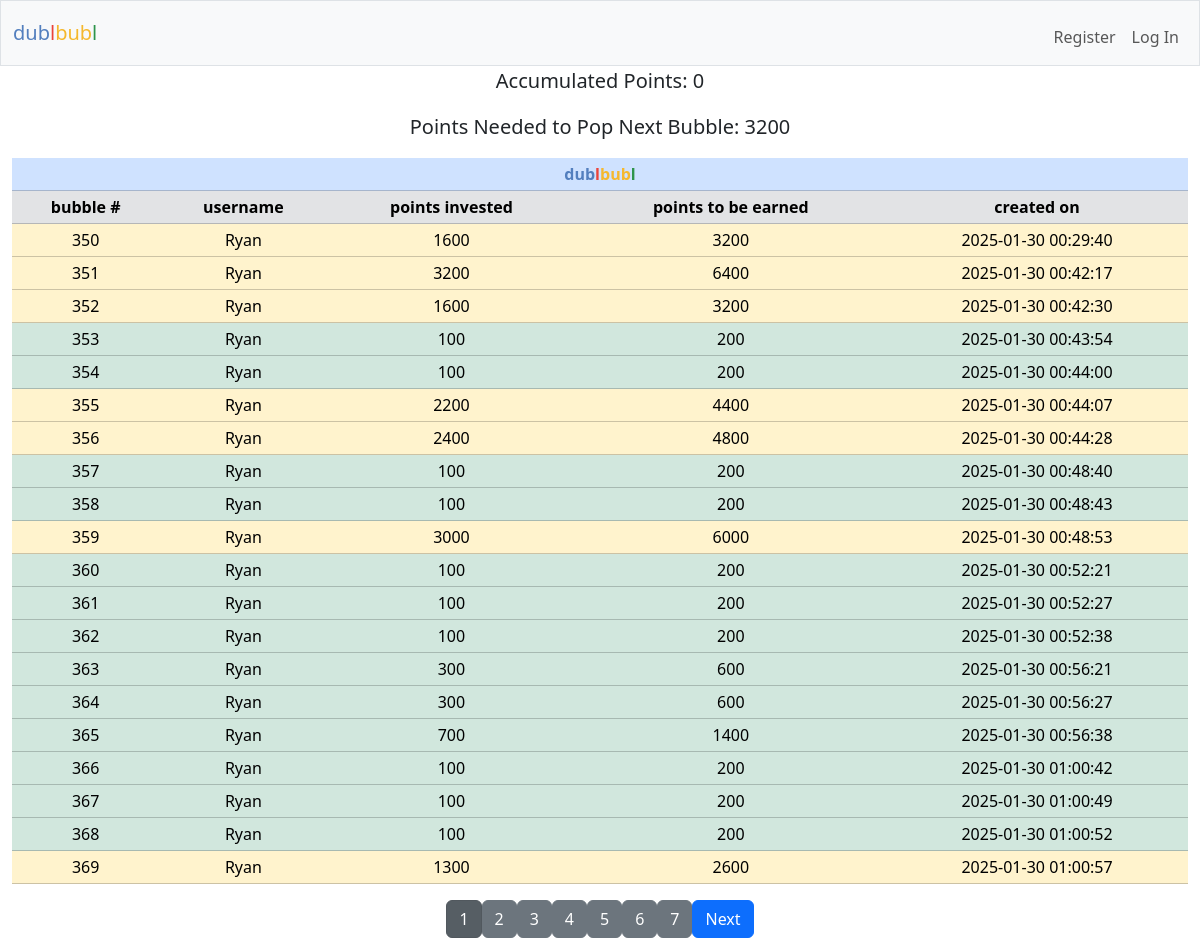
The page / on the database its author committed.
### tables this page shows
CREATE TABLE points_tracker (
            tracker_id INTEGER PRIMARY KEY AUTOINCREMENT NOT NULL,
            current_points_in INTEGER NOT NULL,
            date_created TEXT NOT NULL        
        );

CREATE TABLE dublbubl (
    row_id INTEGER PRIMARY KEY AUTOINCREMENT NOT NULL,
    user_id INTEGER NOT NULL,
    username TEXT NOT NULL,
    points_in INTEGER NOT NULL,
    points_out INTEGER NOT NULL,
    date_created TEXT NOT NULL,        
    FOREIGN KEY (user_id) REFERENCES users(id)
    FOREIGN KEY (username) REFERENCES users(username)
);

### app.py (the view)
@app.route("/", methods=["GET", "POST"])
def index():
    try:
        dublbubl = cur.execute("SELECT * FROM dublbubl").fetchall()
        rows_per_page = 20
        page = request.args.get("page", 1, type=int)
        offset = (page - 1) * rows_per_page
        dublbubl = cur.execute("""
            SELECT * FROM dublbubl
            ORDER BY row_id ASC
            LIMIT ? OFFSET ?
        """, (rows_per_page, offset)).fetchall()
        total_rows = cur.execute("SELECT COUNT(*) FROM dublbubl").fetchone()[0]
        total_pages = (total_rows + rows_per_page - 1) // rows_per_page
        current_points_in = cur.execute("SELECT current_points_in FROM points_tracker").fetchone()
        oldest_row_points_out = cur.execute("SELECT points_out FROM dublbubl ORDER BY row_id ASC LIMIT 1").fetchone()
        user_id = session.get("user_id")
        if user_id:
            user = cur.execute("SELECT * FROM users WHERE id = ?", (user_id,)).fetchall()
            user_history = cur.execute("SELECT * FROM dublbubl_history WHERE user_id = ? ORDER BY row_id DESC LIMIT 5", (user_id,)).fetchall()
        else:
            user = None
            user_history = None
    except sqlite3.OperationalError as e:
        print("Error: dublbubl_history table does not exist, creating it.")
        init_db()
    points_in_required = oldest_row_points_out[0] - current_points_in[0]
    points = request.form.get("points")
    current_date = datetime.datetime.now().strftime("%Y-%m-%d %H:%M:%S")
    if request.method == "POST":
        if user_id is None:
            return "You must be logged in to submit points."
        if not points:
            return "No points entered"
        try:
            points = int(points)
        except ValueError:
            return "Invalid Input"
        if points is None:
            return "Invalid Input"
        elif points <= 0 or points > 10000:
            return "Points must be between 1 and 10000"
        user_id = session["user_id"]
        user = cur.execute("SELECT * FROM users WHERE id = ?", (user_id,)).fetchone()
        current_points = cur.execute("SELECT points FROM users WHERE id = ?", (user[0],)).fetchone()
        current_points = current_points[0] if current_points else 0  # Default to 0 if no value exists
        if current_points < points:
            return "not enough points"
        try:
            cur.execute("""
            INSERT INTO dublbubl (row_id, user_id, username, points_in, points_out, date_created)
            VALUES (?, ?, ?, ?, ?, ?)
            """, (None, user[0], user[1], points, (points * 2), current_date))
            total_points = current_points - points
            if total_points < 0:
                return "Error: Insufficient points balance."
            cur.execute("UPDATE users SET points = ? WHERE id = ?", (total_points, user[0]))
            con.commit()
            socketio.emit("update_point_balance", {
                "point_balance": total_points  # Emitting only the total points balance
            }, room=user[0])  # Emits only to the specific user
            print(f"Emitting update to room: {user[0]} with new balance: {total_points}")
        except Exception as e:
            print(f"Error inserting row into dublbubl: {e}")
            con.rollback()
        row_count = cur.execute("SELECT COUNT(*) FROM dublbubl").fetchone()[0]
        print(f"Number of rows in dublbubl: {row_count}")
        if row_count > 1:
            if current_points_in:
                new_points_in = current_points_in[0] + points
                cur.execute("UPDATE points_tracker SET current_points_in = ?, date_created = ?", (new_points_in, current_date))
            else:
                cur.execute("INSERT INTO points_tracker (current_points_in, date_created) VALUES (?, ?)", (points, current_date))
            con.commit()
        else:
            new_points_in = current_points_in[0] if current_points_in else 0
        oldest_row_points_out = cur.execute("SELECT points_out FROM dublbubl ORDER BY row_id ASC LIMIT 1").fetchone()
        while new_points_in >= oldest_row_points_out[0]:
            oldest_row_id = cur.execute("SELECT row_id FROM dublbubl ORDER BY row_id ASC LIMIT 1").fetchone()
            oldest_row = cur.execute("SELECT * FROM dublbubl ORDER BY row_id ASC LIMIT 1").fetchone()
            current_total_points = cur.execute("SELECT total_points_earned FROM users WHERE id = ?", (oldest_row[1],)).fetchone()
            current_total_points = current_total_points[0] if current_total_points else 0  # Default to 0 if no value exists
            points = cur.execute("SELECT points FROM users WHERE id = ?", (oldest_row[1],)).fetchone()
            points = points[0] if points else 0  # Default to 0 if no value exists
            if oldest_row:
                cur.execute("""
                INSERT INTO dublbubl_history (user_id, username, row_id, creator_id, creator_username, points_in, points_out, date_created, date_archived)
                VALUES (?, ? ,?, ?, ? ,?, ?, ?, ?)
                """, (user[0], user[1], oldest_row[0], oldest_row[1], oldest_row[2], oldest_row[3], oldest_row[4], oldest_row[5], current_date))
                con.commit()
                updated_user_history = cur.execute("""
                    SELECT * FROM dublbubl_history
                    ORDER BY row_id DESC LIMIT 5
                """).fetchall()
                socketio.emit("update_user_history", {
                    "history": [
                        {
                            "bubble_number": row[3],
                            "points_invested": row[6],
                            "points_earned": row[7],
                            "created_on": row[8],
                            "archived_on": row[9]
                        } for row in updated_user_history
                    ]
                }, room=user[0])  # Emits only to the specific user
                print(f"Emitting update to room: {user[0]} with updated user history: {oldest_row[4]}")
                total_points_earned = current_total_points + oldest_row[4]
                cur.execute("UPDATE users SET total_points_earned = ? WHERE id = ?", (total_points_earned, oldest_row[1]))
                con.commit()
                total_points = points + oldest_row[4]
                cur.execute("UPDATE users SET points = ? WHERE id = ?", (total_points, oldest_row[1]))
                con.commit()
                current_total_points = total_points_earned
                updated_total_points = cur.execute("SELECT points FROM users WHERE id = ?",(user_id,)).fetchone()
                updated_total_points = updated_total_points[0] if updated_total_points else 0
                socketio.emit("update_point_balance", {
                    "point_balance": updated_total_points  # Only emitting the total points balance
                }, room=user_id)  # Emits only to the specific user
                print(f"Emitting update to room: {user_id} with new balance: {updated_total_points}")
            cur.execute("DELETE FROM dublbubl WHERE row_id = ?", (oldest_row_id[0],))
            con.commit()
            remaining_points_in = new_points_in - oldest_row_points_out[0]
            cur.execute("UPDATE points_tracker SET current_points_in = ?, date_created = ?", (remaining_points_in, current_date))
            con.commit()
            updated_rows = cur.execute("""
                SELECT * FROM dublbubl
                ORDER BY row_id ASC
                LIMIT ? OFFSET ?
            """, (rows_per_page, offset)).fetchall()
            socketio.emit("update_table", {"rows": updated_rows, "page": page})
            new_points_in = remaining_points_in
            if row_count == 0 or new_points_in <= 0:
                break
        return redirect("/")
    else:
        return render_template('index.html', dublbubl=dublbubl, user=user, current_points_in=current_points_in, points_in_required=points_in_required, user_history=user_history, page=page, total_pages=total_pages)

### app.py (called while the page is built)
@app.after_request
def after_request(response):
    response.headers["Cache-Control"] = "no-cache, no-store, must-revalidate"
    response.headers["Expires"] = 0
    response.headers["Pragma"] = "no-cache"
    return response

### templates/index.html (shortened to what this page needs)
{% extends "layout.html" %}
{% block main %}
<figure class="text-center">
  <blockquote class="blockquote">
    <p>Accumulated Points: {{ current_points_in[0] }}</p>
    <p>Points Needed to Pop Next Bubble: {{ points_in_required }}</p>
  </blockquote>
</figure>
<table class="table table-success table-sm text-center">
  <thead class="table-primary">
    <tr class="table-primary">
      <th class="table-primary" colspan="5"><span class="blue">dub</span><span class="red">l</span><span class="yellow">bub</span><span class="green">l</span></th>
    </tr>
  </thead>
  <thead>
    <tr class="table-secondary">
      <th>bubble #</th>
      <th>username</th>
      <th>points invested</th>
      <th>points to be earned</th>
      <th>created on</th>
    </tr>
  </thead>
  <tbody id="dublbubl">
    {% for row in dublbubl %}
    <tr class="
    {% if row[3] == 10000 %}
      table-dark
    {% elif row[3] > 5000 %}
      table-danger
    {% elif row[3] > 1000 %}
      table-warning
    {% else %}
      table-success
    {% endif %}
    ">
      <td>{{ row[0] }}</td>
      <td>{{ row[2] }}</td>
      <td>{{ row[3] }}</td>
      <td>{{ row[4] }}</td>
      <td>{{ row[5] }}</td>
    </tr>
    {% endfor %}
  </tbody>
</table>
<div class="pagination d-flex justify-content-center align-items-center">
  {% for p in range(1, total_pages + 1) %}
    <a href="{{ url_for('index', page=p) }}" class="btn btn-secondary {% if p == page %}active{% endif %}">
      {{ p }}
    </a>
  {% endfor %}
  {% if page < total_pages %}
    <a href="{{ url_for('index', page=page+1) }}" class="btn btn-primary">Next</a>
  {% endif %}
</div>
{% endblock %}

### static/style.css (style rules this page uses)
* { margin: 0; padding: 0; box-sizing: border-box; }
html { font-family:Arial, Helvetica, sans-serif; font-size: 1rem; }
body { height: 100vh; }
.blue { color: #537fbe; }
.red { color: #ea433b; }
.yellow { color: #f5b82e; }
.green { color: #2e944b; }

### rows shown on the page
points_tracker: current_points_in "0"
dublbubl: row_id "350", username "Ryan", points_in "1600", points_out "3200", date_created "2025-01-30 00:29:40"
dublbubl: row_id "351", username "Ryan", points_in "3200", points_out "6400", date_created "2025-01-30 00:42:17"
dublbubl: row_id "352", username "Ryan", points_in "1600", points_out "3200", date_created "2025-01-30 00:42:30"
dublbubl: row_id "353", username "Ryan", points_in "100", points_out "200", date_created "2025-01-30 00:43:54"
dublbubl: row_id "354", username "Ryan", points_in "100", points_out "200", date_created "2025-01-30 00:44:00"
dublbubl: row_id "355", username "Ryan", points_in "2200", points_out "4400", date_created "2025-01-30 00:44:07"
dublbubl: row_id "356", username "Ryan", points_in "2400", points_out "4800", date_created "2025-01-30 00:44:28"
dublbubl: row_id "357", username "Ryan", points_in "100", points_out "200", date_created "2025-01-30 00:48:40"
dublbubl: row_id "358", username "Ryan", points_in "100", points_out "200", date_created "2025-01-30 00:48:43"
dublbubl: row_id "359", username "Ryan", points_in "3000", points_out "6000", date_created "2025-01-30 00:48:53"
dublbubl: row_id "360", username "Ryan", points_in "100", points_out "200", date_created "2025-01-30 00:52:21"
dublbubl: row_id "361", username "Ryan", points_in "100", points_out "200", date_created "2025-01-30 00:52:27"
dublbubl: row_id "362", username "Ryan", points_in "100", points_out "200", date_created "2025-01-30 00:52:38"
dublbubl: row_id "363", username "Ryan", points_in "300", points_out "600", date_created "2025-01-30 00:56:21"
dublbubl: row_id "364", username "Ryan", points_in "300", points_out "600", date_created "2025-01-30 00:56:27"
dublbubl: row_id "365", username "Ryan", points_in "700", points_out "1400", date_created "2025-01-30 00:56:38"
dublbubl: row_id "366", username "Ryan", points_in "100", points_out "200", date_created "2025-01-30 01:00:42"
dublbubl: row_id "367", username "Ryan", points_in "100", points_out "200", date_created "2025-01-30 01:00:49"
dublbubl: row_id "368", username "Ryan", points_in "100", points_out "200", date_created "2025-01-30 01:00:52"
dublbubl: row_id "369", username "Ryan", points_in "1300", points_out "2600", date_created "2025-01-30 01:00:57"

### other values the page prints
{{ points_in_required }} "3200"
{{ p }} "1" "2" "3" "4" "5" "6" "7"
